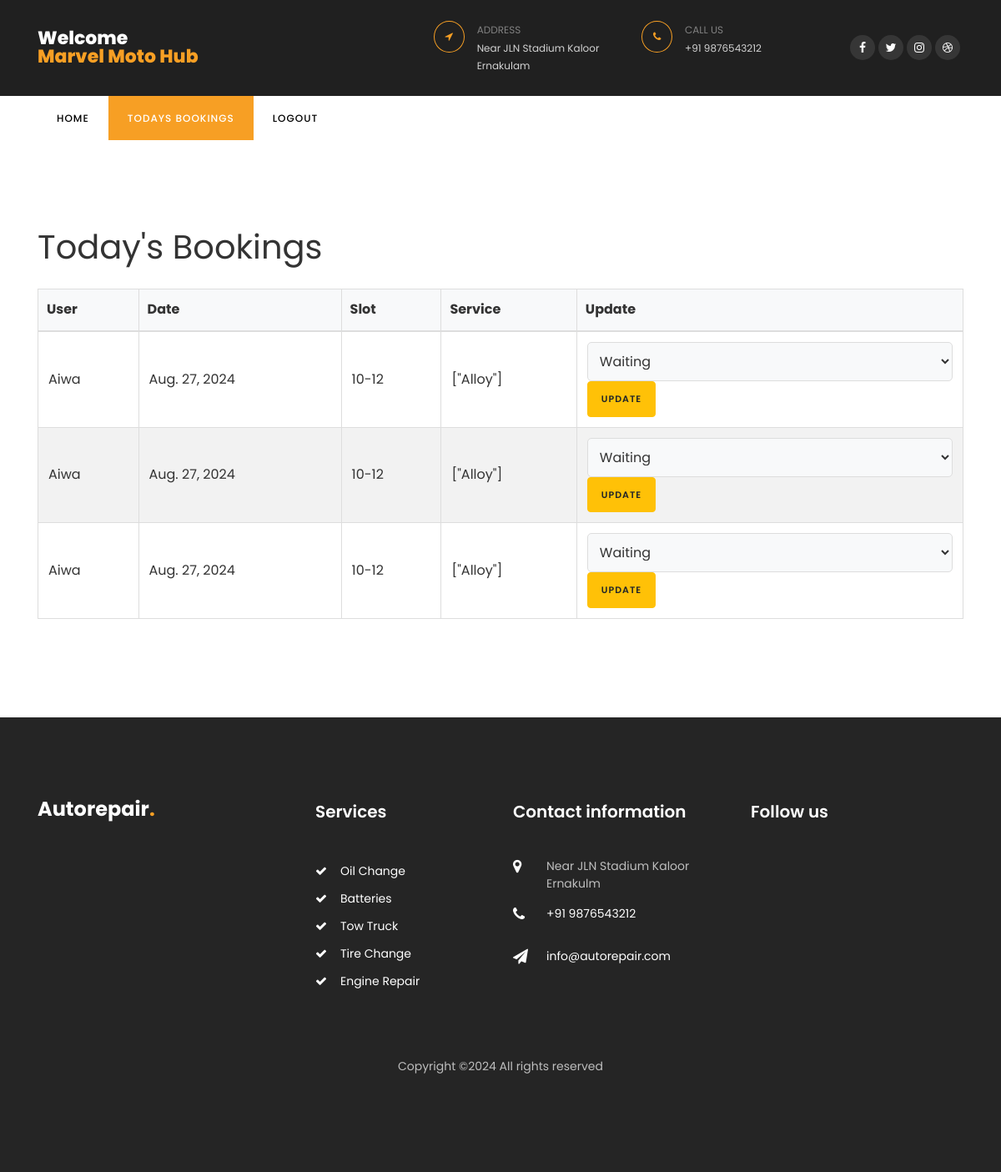
Page /todays_bookings/ (signed in) on the committed database.
### car/models.py (models this page shows, shortened)
class User(AbstractBaseUser, PermissionsMixin):
    username = models.CharField(max_length=150, unique=True)
    email = models.EmailField(unique=True)
    phone = models.CharField(max_length=12)
    role = models.CharField(max_length=50, blank=True, null=True)
    is_staff = models.BooleanField(default=False)
    is_active = models.BooleanField(default=True)
    groups = models.ManyToManyField(Group, related_name='custom_user_groups')
    user_permissions = models.ManyToManyField(Permission, related_name='custom_user_permissions')
    objects = CustomUserManager()
    USERNAME_FIELD = 'email'
    REQUIRED_FIELDS = ['username']

class BookingHistory(models.Model):
    garage_name = models.CharField(max_length=255)
    user_name = models.CharField(max_length=255)
    date_booked = models.DateField()
    slot_booked = models.CharField(max_length=30)
    date_of_booking = models.DateTimeField(default=timezone.now)
    service_selected = models.CharField(max_length=255)
    total_amount = models.DecimalField(max_digits=10, decimal_places=2)
    card_number = models.CharField(max_length=16)
    cvv = models.CharField(max_length=3)
    admin_amount = models.DecimalField(max_digits=10, decimal_places=2, blank=True, null=True)
    is_canceled = models.BooleanField(default=False)
    final_price = models.DecimalField(max_digits=10, decimal_places=2, blank=True, null=True, default=0)
    garage_earnings = models.DecimalField(max_digits=10, decimal_places=2, blank=True, null=True, default=0)

### car/views.py (the view)
# urls.py: path('todays_bookings/', views.todays_bookings, name='todays_bookings'),
@login_required
def todays_bookings(request):
    user = request.user
    today = timezone.now().date()
    try:
        garage = Garage.objects.get(user=user)
        garage_name = garage.user.username  # Assuming location represents the garage name
        bookings = BookingHistory.objects.filter(garage_name=garage_name, date_booked=today)
        statuses = TodayBookingStatus.objects.filter(booking_id__in=bookings.values_list('id', flat=True))
        status_dict = {status.booking_id: status.current_status for status in statuses}
        for booking in bookings:
            booking.current_status = status_dict.get(booking.id, 'waiting')  # Default to 'waiting'
    except Garage.DoesNotExist:
        bookings = []
    return render(request, 'todays_bookings.html', {'bookings': bookings})

### templates/todays_bookings.html (shortened to what this page needs)
{% load static %}
<!DOCTYPE html>
<html lang="en">
  <head>
    <link rel="stylesheet" href="https://stackpath.bootstrapcdn.com/font-awesome/4.7.0/css/font-awesome.min.css">
    <link rel="stylesheet" href="{% static 'css/animate.css' %}">
    <link rel="stylesheet" href="{% static 'css/owl.carousel.min.css' %}">
    <link rel="stylesheet" href="{% static 'css/owl.theme.default.min.css' %}">
    <link rel="stylesheet" href="{% static 'css/magnific-popup.css' %}">
    <link rel="stylesheet" href="{% static 'css/bootstrap-datepicker.css' %}">
    <link rel="stylesheet" href="{% static 'css/jquery.timepicker.css' %}">
    <link rel="stylesheet" href="{% static 'css/flaticon.css' %}">
    <link rel="stylesheet" href="{% static 'css/style.css' %}">
  </head>
  <body>
    <div class="wrap">
        <div class="container">
            <div class="row justify-content-between">
                <div class="col-md-3 d-flex align-items-center">
                    <a class="navbar-brand" href="/">Welcome<br><span>{{ user.username }}</span></a>
                </div>
                <div class="col-md-7">
                    <div class="row">
                        <div class="col">
                            <div class="top-wrap d-flex">
                                <div class="icon d-flex align-items-center justify-content-center"><span class="fa fa-location-arrow"></span></div>
                                <div class="text"><span>Address</span><span>Near JLN Stadium Kaloor Ernakulam</span></div>
                            </div>
                        </div>
                        <div class="col">
                            <div class="top-wrap d-flex">
                                <div class="icon d-flex align-items-center justify-content-center"><span class="fa fa-phone"></span></div>
                                <div class="text"><span>Call us</span><span>+91 9876543212</span></div>
                            </div>
                        </div>
                        <div class="col-md-3 d-flex justify-content-end align-items-center">
                            <div class="social-media">
                                <p class="mb-0 d-flex">
                                    <a href="#" class="d-flex align-items-center justify-content-center"><span class="fa fa-facebook"><i class="sr-only">Facebook</i></span></a>
                                    <a href="#" class="d-flex align-items-center justify-content-center"><span class="fa fa-twitter"><i class="sr-only">Twitter</i></span></a>
                                    <a href="#" class="d-flex align-items-center justify-content-center"><span class="fa fa-instagram"><i class="sr-only">Instagram</i></span></a>
                                    <a href="#" class="d-flex align-items-center justify-content-center"><span class="fa fa-dribbble"><i class="sr-only">Dribbble</i></span></a>
                                </p>
                            </div>
                        </div>
                    </div>
                </div>
            </div>
        </div>
    </div>
    <nav class="navbar navbar-expand-lg navbar-dark ftco_navbar bg-dark ftco-navbar-light" id="ftco-navbar">
        <div class="container">
            <div class="collapse navbar-collapse" id="ftco-nav">
                <ul class="navbar-nav mr-auto">
                    <li class="nav-item"><a href="javascript:history.back()" class="nav-link">Home</a></li>
                    <li class="nav-item active"><a href="{% url 'todays_bookings' %}" class="nav-link">Todays Bookings</a></li>
                    <li class="nav-item"><a href="/" class="nav-link">Logout</a></li>
                </ul>
            </div>
        </div>
    </nav>
    <section class="ftco-section">
        <div class="container">
            <h1>Today's Bookings</h1>
        <table>
            <thead>
                <tr>
                    <th>User</th>
                    <th>Date</th>
                    <th>Slot</th>
                    <th>Service</th>
                    <th>Update</th>
                </tr>
            </thead>
            <tbody>
                {% for booking in bookings %}
                <tr>
                    <td>{{ booking.user_name }}</td>
                    <td>{{ booking.date_booked }}</td>
                    <td>{{ booking.slot_booked }}</td>
                    <td>
                        {% if booking.service_selected %}
                            {{ booking.service_selected }}
                        {% else %}
                            No service info
                        {% endif %}
                    </td>
                    <td>
                        <form action="{% url 'update_booking_status' %}" method="post" class="update-form">
                            <select name="status">
                                <option value="waiting" {% if booking.current_status == "waiting" %}selected{% endif %}>Waiting</option>
                            </select>
                            <button type="submit" class="btn btn-warning btn-sm">Update</button>
                        </form>
                    </td>
                </tr>
                {% empty %}
                <tr>
                    <td colspan="4" class="empty-message">No bookings found.</td>
                </tr>
                {% endfor %}
            </tbody>
        </table>
        </div>
    </section>
    <footer class="footer ftco-section">
        <div class="container">
            <div class="row mb-5">
                <div class="col-md-6 col-lg">
                    <div class="ftco-footer-widget mb-4">
                        <h2 class="logo"><a href="/">Autorepair<span>.</span></a></h2>
                    </div>
                </div>
                <div class="col-md-6 col-lg">
                    <div class="ftco-footer-widget mb-4 ml-md-5">
                        <h2 class="ftco-heading-2">Services</h2>
                        <ul class="list-unstyled">
                            <li><a href="#" class="py-1 d-block"><span class="fa fa-check mr-3"></span>Oil Change</a></li>
                            <li><a href="#" class="py-1 d-block"><span class="fa fa-check mr-3"></span>Batteries</a></li>
                            <li><a href="#" class="py-1 d-block"><span class="fa fa-check mr-3"></span>Tow Truck</a></li>
                            <li><a href="#" class="py-1 d-block"><span class="fa fa-check mr-3"></span>Tire Change</a></li>
                            <li><a href="#" class="py-1 d-block"><span class="fa fa-check mr-3"></span>Engine Repair</a></li>
                        </ul>
                    </div>
                </div>
                <div class="col-md-6 col-lg">
                    <div class="ftco-footer-widget mb-4">
                        <h2 class="ftco-heading-2">Contact information</h2>
                        <div class="block-23 mb-3">
                            <ul>
                                <li><span class="icon fa fa-map-marker"></span><span class="text">Near JLN Stadium Kaloor Ernakulm</span></li>
                                <li><a href="#"><span class="icon fa fa-phone"></span><span class="text">+91 9876543212</span></a></li>
                                <li><a href="#"><span class="icon fa fa-paper-plane"></span><span class="text">info@autorepair.com</span></a></li>
                            </ul>
                        </div>
                    </div>
                </div>
                <div class="col-md-6 col-lg">
                    <div class="ftco-footer-widget mb-4">
                        <h2 class="ftco-heading-2">Follow us</h2>
                        <div class="opening-hours">
                            <p class="mb-0 d-flex">
                                <ul class="ftco-footer-social list-unstyled float-md-left float-lft mt-4">
                                </ul>
                            </p>
                        </div>
                    </div>
                </div>
            </div>
            <div class="row">
                <div class="col-md-12 text-center">
                    <p>
                        Copyright &copy;<script>document.write(new Date().getFullYear());</script> All rights reserved
                        </p>
                </div>
            </div>
        </div>
    </footer>
  </body>
</html>

### templates/todays_bookings.html (style rules this page uses)
table { width: 100%; border-collapse: collapse; margin: 20px 0; font-size: 16px; color: #333; }
thead th { background-color: #f8f9fa; color: #333; padding: 10px; text-align: left; border-bottom: 2px solid #ddd; }
tbody tr:nth-child(even) { background-color: #f2f2f2; }
td, th { padding: 12px; border: 1px solid #ddd; text-align: left; }
select[name="status"] { width: 100%; padding: 10px; border-radius: 5px; border: 1px solid #ddd; font-size: 16px; color: #333; background-color: #f8f9fa; transition: border-color 0.3s; }
option { padding: 10px; }

### rows in the picture
User: username "Marvel Moto Hub"
BookingHistory: user_name "Aiwa", date_booked "Aug. 27, 2024", slot_booked "10-12", service_selected "[\"Alloy\"]", status "Waiting"
BookingHistory: user_name "Aiwa", date_booked "Aug. 27, 2024", slot_booked "10-12", service_selected "[\"Alloy\"]", status "Waiting"
BookingHistory: user_name "Aiwa", date_booked "Aug. 27, 2024", slot_booked "10-12", service_selected "[\"Alloy\"]", status "Waiting"
